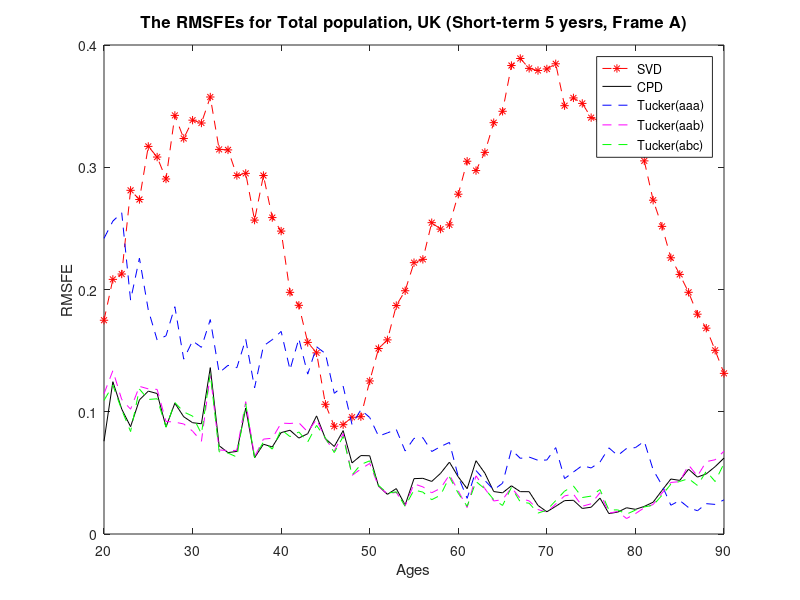
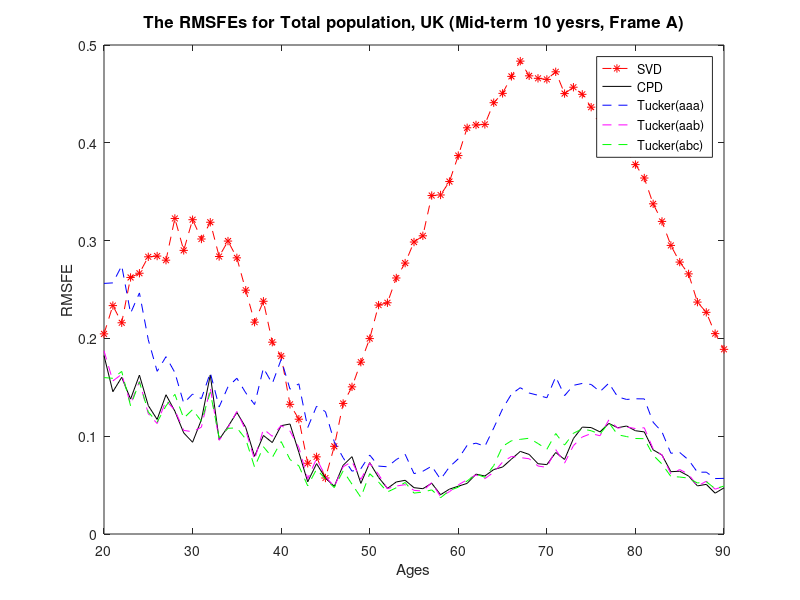
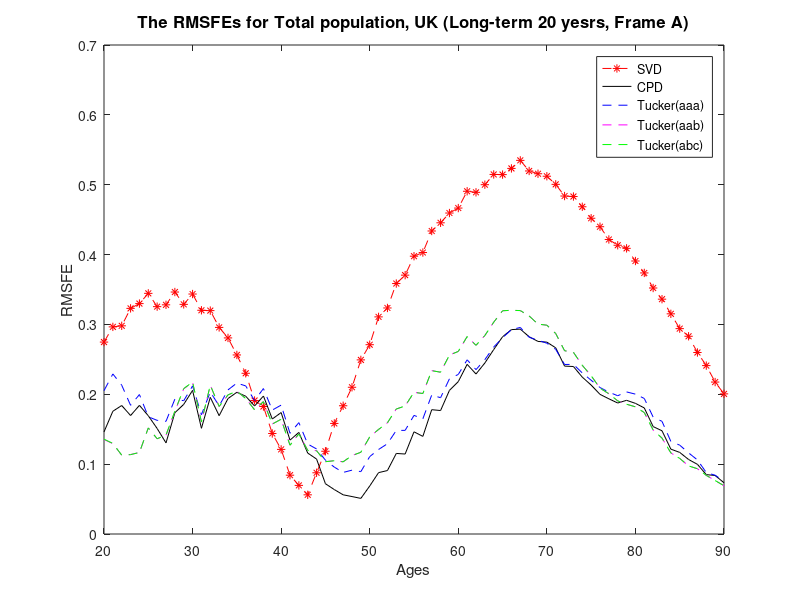

Write MATLAB code to recreate these figures, in order.

ag=91-20;%starting age is 20
% short-term 5 years
cpd_5=load('rmse_A5_UK_CPD.mat');
svd_5=load('rmse_A5_UK_SVD.mat');
tucker_5aaa=load('rmse_A5_UK_tuckeraaa.mat');
tucker_5aab=load('rmse_A5_UK_tuckeraab.mat');
tucker_5abc=load('rmse_A5_UK_tuckerabc.mat');
cpd5=cpd_5.RMSEage_TS;
svd5=svd_5.RMSEage_LC;
tucker5aaa=tucker_5aaa.RMSEage_TS;
tucker5aab=tucker_5aab.RMSEage_TS;
tucker5abc=tucker_5abc.RMSEage_TS;

figure(1);
plot(20:(ag-1+20),svd5(:,1),'r--*',20:(ag-1+20),cpd5(:,1),'k',20:(ag-1+20),tucker5aaa(:,1),'b--',20:(ag-1+20),tucker5aab(:,1),'m--',20:(ag-1+20),tucker5abc(:,1),'g--')
xlabel('Ages') 
ylabel('RMSFE')
title('The RMSFEs for Total population, UK (Short-term 5 yesrs, Frame A)','FontSize',12)
legend('SVD','CPD','Tucker(aaa)','Tucker(aab)','Tucker(abc)')

% Mid-term 10 years
cpd_10=load('rmse_A10_UK_CPD.mat');
svd_10=load('rmse_A10_UK_SVD.mat');
tucker_10aaa=load('rmse_A10_UK_tuckeraaa.mat');
tucker_10aab=load('rmse_A10_UK_tuckeraab.mat');
tucker_10abc=load('rmse_A10_UK_tuckerabc.mat');
cpd10=cpd_10.RMSEage_TS;
svd10=svd_10.RMSEage_LC;
tucker10aaa=tucker_10aaa.RMSEage_TS;
tucker10aab=tucker_10aab.RMSEage_TS;
tucker10abc=tucker_10abc.RMSEage_TS;

figure(2);
plot(20:(ag-1+20),svd10(:,1),'r--*',20:(ag-1+20),cpd10(:,1),'k',20:(ag-1+20),tucker10aaa(:,1),'b--',20:(ag-1+20),tucker10aab(:,1),'m--',20:(ag-1+20),tucker10abc(:,1),'g--')
xlabel('Ages') 
ylabel('RMSFE')
title('The RMSFEs for Total population, UK (Mid-term 10 yesrs, Frame A)','FontSize',12)
legend('SVD','CPD','Tucker(aaa)','Tucker(aab)','Tucker(abc)')

% Long-term 20 years
cpd_20=load('rmse_A20_UK_CPD.mat');
svd_20=load('rmse_A20_UK_SVD.mat');
tucker_20aaa=load('rmse_A20_UK_tuckeraaa.mat');
tucker_20aab=load('rmse_A20_UK_tuckeraab.mat');
tucker_20abc=load('rmse_A20_UK_tuckerabc.mat');
cpd20=cpd_20.RMSEage_TS;
svd20=svd_20.RMSEage_LC;
tucker20aaa=tucker_20aaa.RMSEage_TS;
tucker20aab=tucker_20aab.RMSEage_TS;
tucker20abc=tucker_20abc.RMSEage_TS;

figure(3);
plot(20:(ag-1+20),svd20(:,1),'r--*',20:(ag-1+20),cpd20(:,1),'k',20:(ag-1+20),tucker20aaa(:,1),'b--',20:(ag-1+20),tucker20aab(:,1),'m--',20:(ag-1+20),tucker20abc(:,1),'g--')
xlabel('Ages') 
ylabel('RMSFE')
title('The RMSFEs for Total population, UK (Long-term 20 yesrs, Frame A)','FontSize',12)
legend('SVD','CPD','Tucker(aaa)','Tucker(aab)','Tucker(abc)')
